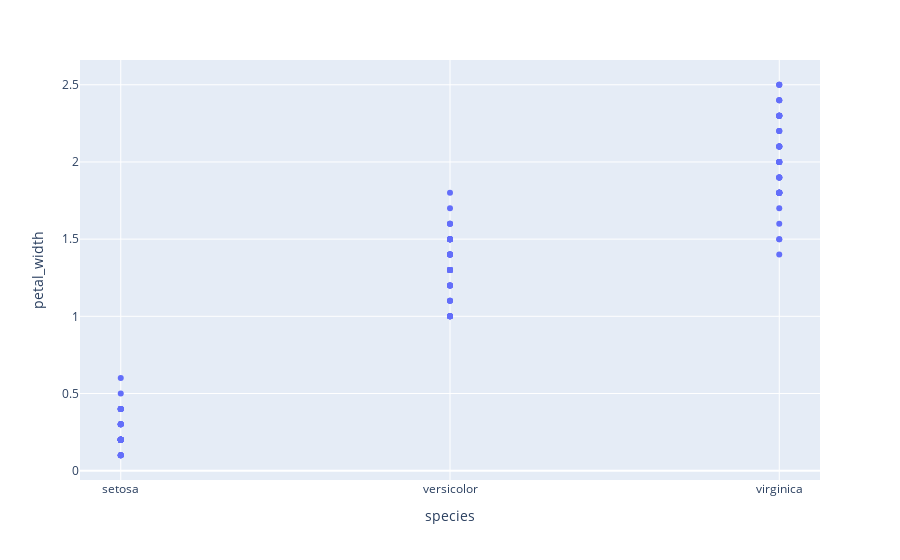

Notebook code cell kept with this figure:
### Code cell
import plotly.express as px
df = px.data.iris()
fig = px.scatter(df, x= "species", y = "petal_width")
fig.show()

### Figure 1 — Plotly figure (JSON) as saved in the notebook; plotly's stock layout.template omitted (floating-point values rounded to 4 significant figures; data arrays with more than 128 entries replaced by an {"elided": "..."} marker saying what was removed)
{"data": [{"hovertemplate": "species=%{x}<br>petal_width=%{y}<extra></extra>", "legendgroup": "", "marker": {"color": "#636efa", "symbol": "circle"}, "mode": "markers", "name": "", "orientation": "v", "showlegend": false, "type": "scatter", "x": {"elided": "150 str values"}, "xaxis": "x", "y": {"elided": "150 float values"}, "yaxis": "y"}], "layout": {"autosize": true, "legend": {"tracegroupgap": 0}, "margin": {"t": 60}, "xaxis": {"anchor": "y", "autorange": true, "domain": [0, 1], "range": [-0.121, 2.121], "title": {"text": "species"}, "type": "category"}, "yaxis": {"anchor": "x", "autorange": true, "domain": [0, 1], "range": [-0.08583, 2.686], "title": {"text": "petal_width"}, "type": "linear"}}}
